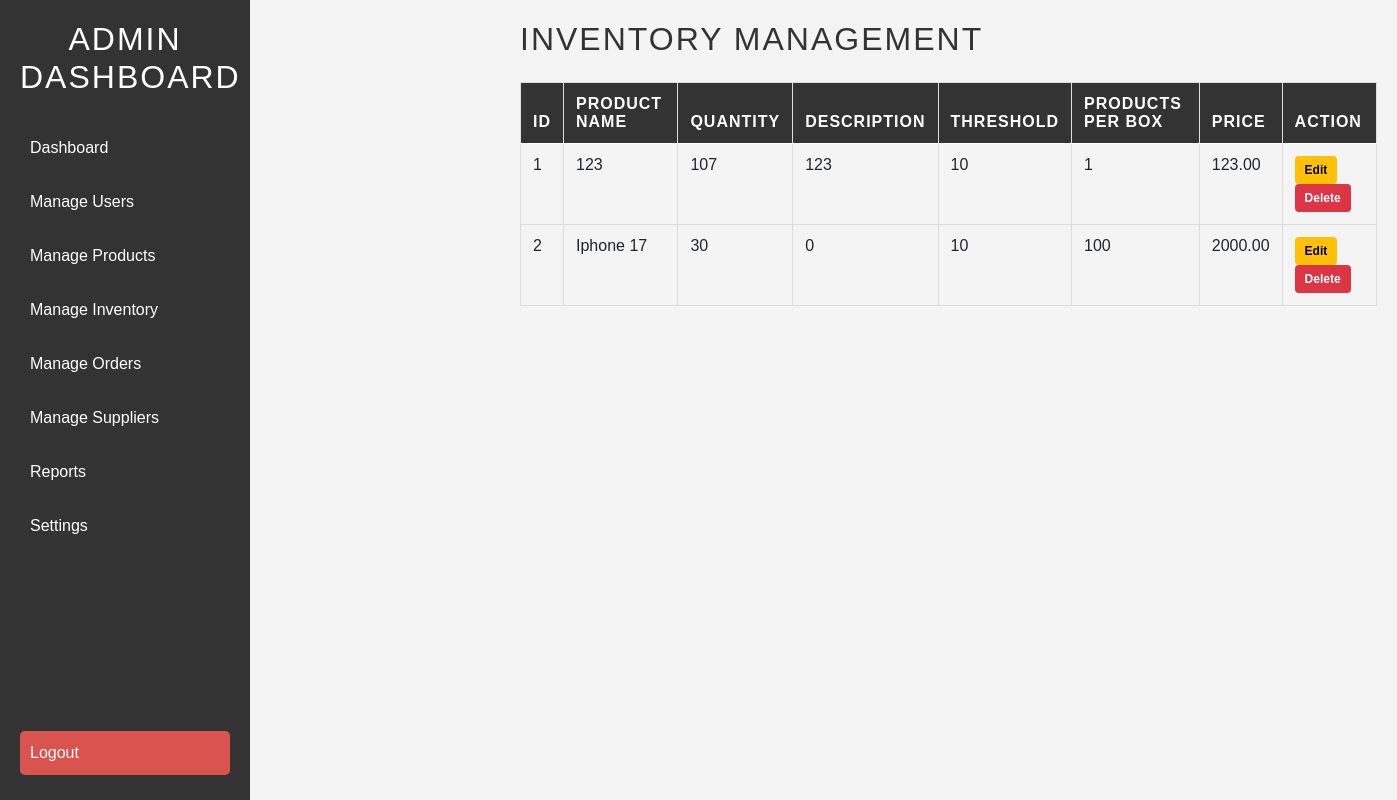
The app's page /warehouse/warehouse/inventory.php (signed in), older data.
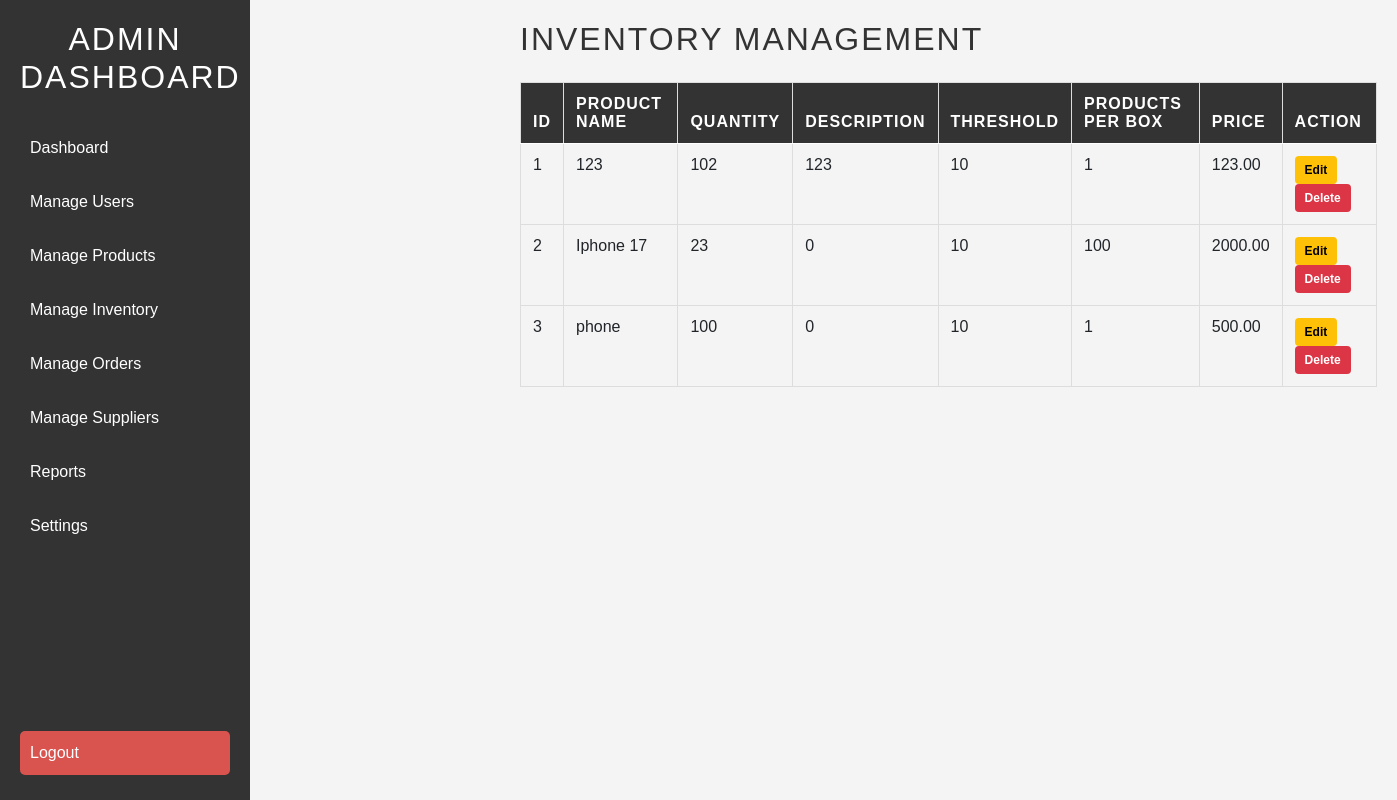
The same page, newer data.
### tables this page shows
CREATE TABLE `inventory` (
  `id` int(11) NOT NULL,
  `product_id` varchar(50) NOT NULL,
  `product_name` varchar(255) NOT NULL,
  `quantity` int(11) NOT NULL DEFAULT 0,
  `cost_price` decimal(10,2) NOT NULL DEFAULT 0.00,
  `price` decimal(10,2) NOT NULL DEFAULT 0.00,
  `product_description` text DEFAULT NULL,
  `qr_code` varchar(255) DEFAULT NULL,
  `threshold` int(11) DEFAULT 10,
  `category` varchar(100) NOT NULL,
  `status` enum('Available','Unavailable') NOT NULL DEFAULT 'Available',
  `products_per_box` int(11) NOT NULL DEFAULT 1,
  `minimum_order_quantity` int(11) DEFAULT 1,
  `supplier_id` int(11) DEFAULT NULL,
  `created_at` timestamp NOT NULL DEFAULT current_timestamp(),
  `updated_at` timestamp NOT NULL DEFAULT current_timestamp() ON UPDATE current_timestamp()
);

### warehouse/warehouse/inventory.php (the view, shortened to what this page needs)
<?php
include 'db.php';
include 'sidebar.php';
$is_admin = ($_SESSION['role'] == 'admin');
$query = "SELECT * FROM inventory";
$result = mysqli_query($conn, $query);
?>
<!DOCTYPE html>
<html lang="en">
<head>
    <link href="https://cdn.jsdelivr.net/npm/bootstrap@5.0.2/dist/css/bootstrap.min.css" rel="stylesheet">
</head>
<body>
    <div class="main-content">
        <h1>Inventory Management</h1>
        <table class="table table-bordered">
            <thead class="bg-dark text-light">
                <tr>
                    <th>ID</th>
                    <th>Product Name</th>
                    <th>Quantity</th>
                    <th>Description</th>
                    <th>Threshold</th>
                    <th>Products per Box</th>
                    <th>Price</th>
                    <?php if ($is_admin): ?>
                        <th>Action</th>
                    <?php endif; ?>
                </tr>
            </thead>
            <tbody>
                <?php while ($row = mysqli_fetch_assoc($result)) { ?>
                    <tr>
                        <td><?php echo $row['id']; ?></td>
                        <td><?php echo $row['product_name']; ?></td>
                        <td><?php echo $row['quantity']; ?></td>
                        <td><?php echo $row['product_description']; ?></td>
                        <td><?php echo $row['threshold']; ?></td>
                        <td><?php echo $row['products_per_box']; ?></td>
                        <td><?php echo $row['price']; ?></td>
                        <?php if ($is_admin): ?>
                            <td>
                                <a href="update.php?id=<?php echo $row['id']; ?>" class="btn btn-warning btn-sm">Edit</a>
                                <a href="inventory.php?delete=<?php echo $row['id']; ?>" class="btn btn-danger btn-sm" onclick="return confirm('Are you sure?');">Delete</a>
                            </td>
                        <?php endif; ?>
                    </tr>
                <?php } ?>
            </tbody>
        </table>
    </div>
</body>
</html>

Row changes from the older to the newer data that the page shows:
changed inventory id 1: quantity "107" → "102"
changed inventory "Iphone 17": quantity "30" → "23"
added inventory: id "3", product_name "phone", quantity "100", product_description "0", threshold "10", products_per_box "1", price "500.00"
